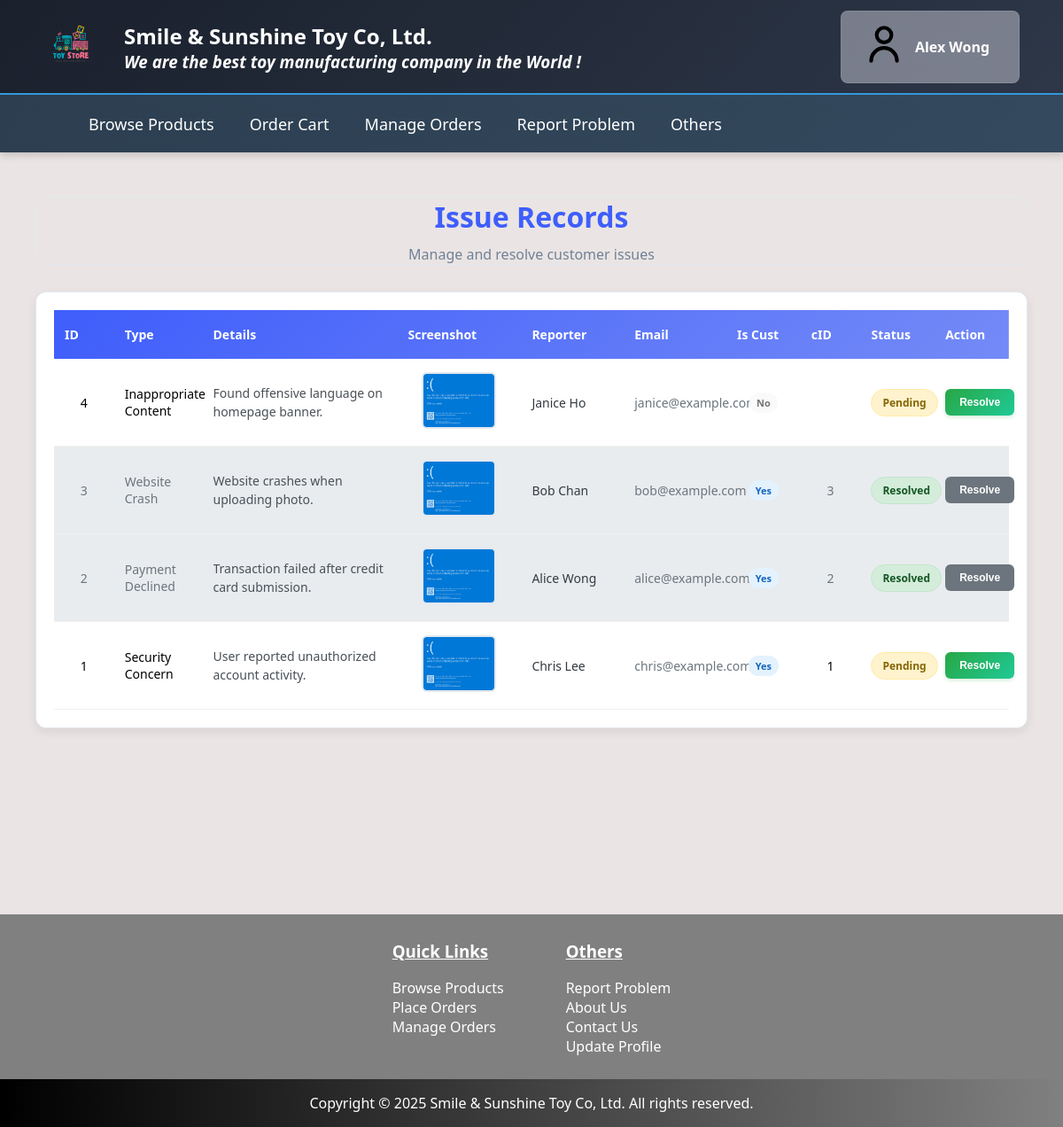
The page /staff/issue/view-issue.php (signed in) on the database its author committed.
### tables this page shows
CREATE TABLE `issue` (
  `issueId` int(11) NOT NULL AUTO_INCREMENT,
  `issueType` varchar(100) DEFAULT NULL,
  `issueDetails` varchar(1000) DEFAULT NULL,
  `screenshot` varchar(255) DEFAULT NULL,
  `rname` varchar(50) DEFAULT NULL,
  `remail` varchar(255) DEFAULT NULL,
  `isCustomer` tinyint(1) DEFAULT NULL,
  `cid` int(11) DEFAULT NULL,
  `status` int(11) DEFAULT NULL,
  PRIMARY KEY (`issueId`),
  KEY `issue_fk_1` (`cid`),
  CONSTRAINT `issue_fk_1` FOREIGN KEY (`cid`) REFERENCES `customer` (`cid`)
);

### staff/issue/view-issue.php (the view, shortened to what this page needs)
<?php
require_once __DIR__ . "/../../config/database.php";
$result = $conn->query("SELECT * FROM issue ORDER BY issueId DESC");
?>
<!DOCTYPE html>
<html lang="en">
    <head>
        <?php require_once __DIR__ . "/../../includes/head-setting.php"; ?>
        <link rel="stylesheet" href="styles/style-issues.css">
    </head>
    <body>
    <?php require_once __DIR__ . "/../../includes/header.php"; ?>
    <section id="main-section">
        <div id="issues-container">
            <div id="issues-header">
                <h2>Issue Records</h2>
                <p>Manage and resolve customer issues</p>
            </div>
            <div id="issues-section">
                <div id="issues-table-container">
                    <table id="issues-table">
                        <thead class="table-header">
                            <tr>
                                <th class="col-id">ID</th>
                                <th class="col-type">Type</th>
                                <th class="col-details">Details</th>
                                <th class="col-screenshot">Screenshot</th>
                                <th class="col-reporter">Reporter</th>
                                <th class="col-email">Email</th>
                                <th class="col-customer">Is Cust</th>
                                <th class="col-cid">cID</th>
                                <th class="col-status">Status</th>
                                <th class="col-action">Action</th>
                            </tr>
                        </thead>
                        <tbody>
                            <?php if ($result->num_rows > 0): ?>
                                <?php while ($row = $result->fetch_assoc()): ?>
                                    <tr class="issue-row <?= $row['status'] ? 'resolved-row' : '' ?>">
                                        <td class="col-id"><?= htmlspecialchars($row['issueId']) ?></td>
                                        <td class="col-type"><?= htmlspecialchars($row['issueType']) ?></td>
                                        <td class="col-details">
                                                <p class="issue-details-paragraph"><?= nl2br(htmlspecialchars($row['issueDetails'])) ?></p>
                                        </td>
                                        <td class="col-screenshot">
                                            <img src="img/issues/<?= htmlspecialchars($row['screenshot']) ?>" alt="Screenshot" class="issue-img">
                                        </td>
                                        <td class="col-reporter reporter-info"><?= htmlspecialchars($row['rname']) ?></td>
                                        <td class="col-email email-info"><?= htmlspecialchars($row['remail']) ?></td>
                                        <td class="col-customer">
                                            <span class="customer-badge <?= $row['isCustomer'] ? 'customer-yes' : 'customer-no' ?>">
                                                <?= $row['isCustomer'] ? 'Yes' : 'No' ?>
                                            </span>
                                        </td>
                                        <td class="col-cid"><?= htmlspecialchars($row['cid']) ?></td>
                                        <td class="col-status">
                                            <span class="status-badge <?= $row['status'] ? 'status-resolved' : 'status-pending' ?>">
                                                <?= $row['status'] ? 'Resolved' : 'Pending' ?>
                                            </span>
                                        </td>
                                        <td class="col-action">
                                            <form method="post" style="margin:0;">
                                                <button type="submit" class="resolve-btn" <?= $row['status'] ? 'disabled' : '' ?>>Resolve</button>
                                            </form>
                                        </td>
                                    </tr>
                                <?php endwhile; ?>
                            <?php endif; ?>
                        </tbody>
                    </table>
                </div>
            </div>
        </div>
    </section>
    <?php require_once __DIR__ . "/../../includes/footer.php"; ?>
    </body>
</html>

### styles/style-general.css (style rules this page uses)
html { scroll-behavior: smooth; }
body { margin: 0px; padding: 0px; background: rgba(214, 204, 202, 0.5); font-family: 'Segoe UI', Roboto, 'Helvetica Neue', Arial, sans-serif; }
#main-section { min-height: 100vh; }

### styles/style-issues.css (style rules this page uses)
body { margin: 0; padding: 0; font-family: 'Segoe UI', Roboto, 'Helvetica Neue', Arial, sans-serif; }
#main-section { min-height: 100vh; max-width: 1400px; margin: 0 auto; padding: 30px 20px; }
#issues-container { max-width: 1200px; margin: auto; padding: 20px; }
#issues-header { margin-bottom: 30px; border-radius: 12px; text-align: center; border: 1px solid #e2e8f0; }
#issues-header h2 { margin: 0 0 10px 0; font-size: 32px; color: #3F5EFB; font-weight: 700; }
#issues-header p { margin: 0; color: #718096; font-size: 16px; font-weight: 500; }
#issues-section { background: white; border-radius: 12px; box-shadow: 0 4px 12px rgba(0,0,0,0.08); border: 1px solid #e2e8f0; overflow: hidden; }
#issues-table-container { overflow-x: auto; padding: 20px; }
#issues-table { width: 100%; border-collapse: collapse; table-layout: fixed; }
.table-header { background: linear-gradient(135deg, #3F5EFB 0%, #748af7 100%); color: white; }
.table-header th { padding: 18px 12px; font-weight: 600; font-size: 14px; text-align: left; border: none; }
.issue-row { border-bottom: 1px solid #f0f0f0; transition: all 0.2s ease; }
.issue-row td { padding: 15px 12px; font-size: 14px; vertical-align: middle; border: none; }
.resolved-row { background-color: #e9ecef !important; color: #6c757d; }
.col-id { width: 6%; text-align: center; }
.col-type { width: 10%; }
.col-details { width: 25%; }
.issue-details-paragraph { width: 100%; font-size: 14px; color: #495057; line-height: 1.5em; max-height: calc(1.5em * 5); overflow: hidden; white-space: pre-wrap; word-wrap: break-word; margin: 0; padding: 0; }
.col-screenshot { width: 15%; text-align: center; }
.col-reporter { width: 12%; }
.col-email { width: 12%; }
.col-customer { width: 8%; text-align: center; }
.col-cid { width: 6%; text-align: center; }
.col-status { width: 8%; text-align: center; }
.col-action { width: 8%; text-align: center; }
.issue-img { width: 80px; height: 60px; object-fit: cover; border-radius: 6px; border: 2px solid #e2e8f0; transition: all 0.3s ease; cursor: pointer; }
.status-badge { display: inline-block; padding: 6px 12px; border-radius: 20px; font-size: 12px; font-weight: 600; text-align: center; }
.status-pending { background: #fff3cd; color: #856404; border: 1px solid #ffeaa7; }
.status-resolved { background: #d4edda; color: #155724; border: 1px solid #c3e6cb; }
.customer-badge { display: inline-block; padding: 4px 8px; border-radius: 12px; font-size: 11px; font-weight: 600; }
.customer-yes { background: #e3f2fd; color: #1565c0; }
.customer-no { background: #fafafa; color: #757575; }
.resolve-btn { padding: 8px 16px; background: linear-gradient(135deg, #28a745 0%, #20c997 100%); color: white; border: none; border-radius: 6px; font-size: 12px; font-weight: 600; cursor: pointer; transition: all 0.3s ease; box-shadow: 0 2px 4px rgba(40, 167, 69, 0.2); }
.resolve-btn:disabled { background: #6c757d; color: #fff; cursor: not-allowed; box-shadow: none; transform: none; }
.reporter-info { font-weight: 500; color: #343a40; }
.email-info { color: #6c757d; font-size: 13px; }

### rows shown on the page
issue: issueId "4", issueType "Inappropriate Content", issueDetails "Found offensive language on homepage banner.", screenshot (picture), rname "Janice Ho", remail "janice@example.com", isCustomer "No", status "Pending"
issue: issueId "3", issueType "Website Crash", issueDetails "Website crashes when uploading photo.", screenshot (picture), rname "Bob Chan", remail "bob@example.com", isCustomer "Yes", cid "3", status "Resolved"
issue: issueId "2", issueType "Payment Declined", issueDetails "Transaction failed after credit card submission.", screenshot (picture), rname "Alice Wong", remail "alice@example.com", isCustomer "Yes", cid "2", status "Resolved"
issue: issueId "1", issueType "Security Concern", issueDetails "User reported unauthorized account activity.", screenshot (picture), rname "Chris Lee", remail "chris@example.com", isCustomer "Yes", cid "1", status "Pending"

### other values the page prints
$_SESSION["userinfo"]["username"] "Alex Wong"
